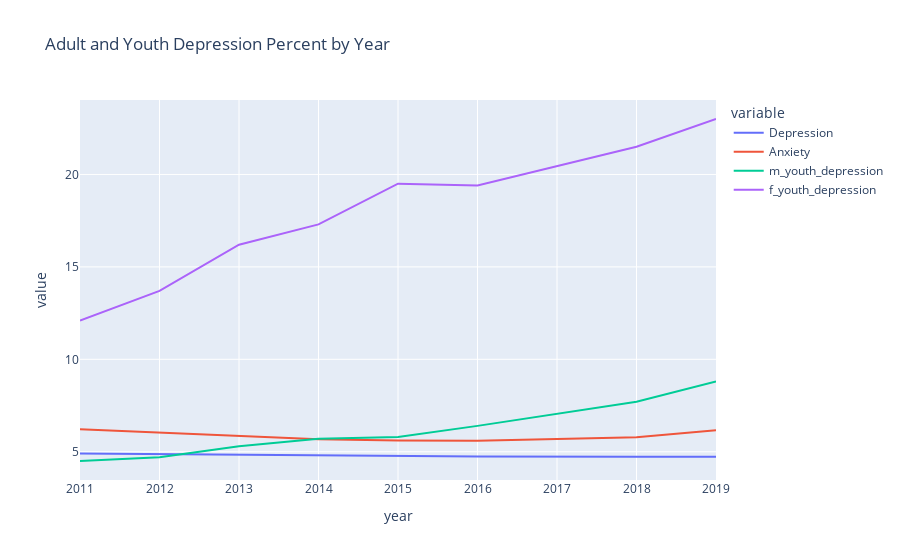

Notebook cell for this chart:
### Code cell
px.line(melted_mh,x='year',y='value',color='variable',title='Adult and Youth Depression Percent by Year')

### Figure 1 — Plotly figure (JSON) as saved in the notebook; plotly's stock layout.template omitted (floating-point values rounded to 4 significant figures)
{"data": [{"hovertemplate": "variable=Depression<br>year=%{x}<br>value=%{y}<extra></extra>", "legendgroup": "Depression", "line": {"color": "#636efa", "dash": "solid"}, "marker": {"symbol": "circle"}, "mode": "lines", "name": "Depression", "orientation": "v", "showlegend": true, "type": "scatter", "x": [2011, 2012, 2013, 2014, 2015, 2016, 2018, 2019], "xaxis": "x", "y": [4.91, 4.87, 4.83, 4.78, 4.75, 4.74, 4.73, 4.73], "yaxis": "y"}, {"hovertemplate": "variable=Anxiety<br>year=%{x}<br>value=%{y}<extra></extra>", "legendgroup": "Anxiety", "line": {"color": "#EF553B", "dash": "solid"}, "marker": {"symbol": "circle"}, "mode": "lines", "name": "Anxiety", "orientation": "v", "showlegend": true, "type": "scatter", "x": [2011, 2012, 2013, 2014, 2015, 2016, 2018, 2019], "xaxis": "x", "y": [6.22, 6.03, 5.84, 5.68, 5.61, 5.6, 5.79, 6.16], "yaxis": "y"}, {"hovertemplate": "variable=m_youth_depression<br>year=%{x}<br>value=%{y}<extra></extra>", "legendgroup": "m_youth_depression", "line": {"color": "#00cc96", "dash": "solid"}, "marker": {"symbol": "circle"}, "mode": "lines", "name": "m_youth_depression", "orientation": "v", "showlegend": true, "type": "scatter", "x": [2011, 2012, 2013, 2014, 2015, 2016, 2018, 2019], "xaxis": "x", "y": [4.5, 4.7, 5.3, 5.7, 5.8, 6.4, 7.7, 8.8], "yaxis": "y"}, {"hovertemplate": "variable=f_youth_depression<br>year=%{x}<br>value=%{y}<extra></extra>", "legendgroup": "f_youth_depression", "line": {"color": "#ab63fa", "dash": "solid"}, "marker": {"symbol": "circle"}, "mode": "lines", "name": "f_youth_depression", "orientation": "v", "showlegend": true, "type": "scatter", "x": [2011, 2012, 2013, 2014, 2015, 2016, 2018, 2019], "xaxis": "x", "y": [12.1, 13.7, 16.2, 17.3, 19.5, 19.4, 21.5, 23], "yaxis": "y"}], "layout": {"legend": {"title": {"text": "variable"}, "tracegroupgap": 0}, "title": {"text": "Adult and Youth Depression Percent by Year"}, "xaxis": {"anchor": "y", "domain": [0, 1], "title": {"text": "year"}}, "yaxis": {"anchor": "x", "domain": [0, 1], "title": {"text": "value"}}}}
